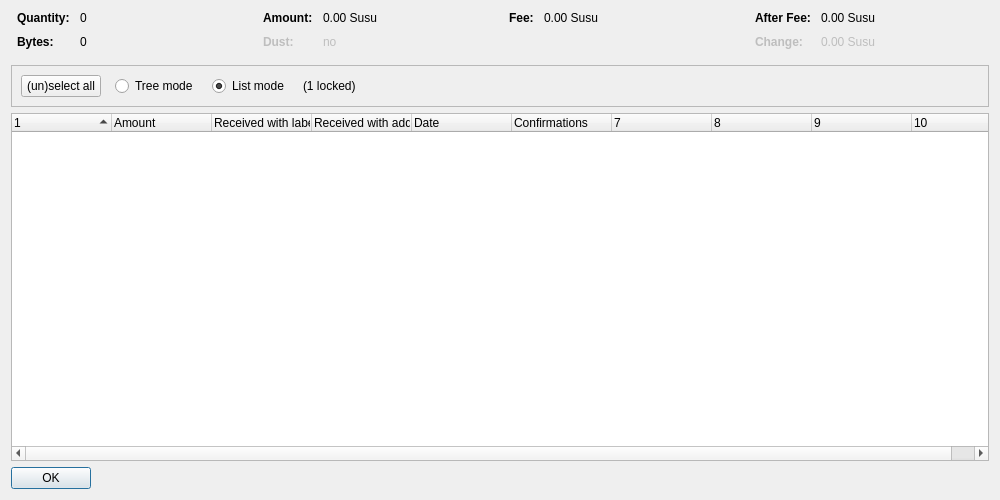
<?xml version="1.0" encoding="UTF-8"?>
<ui version="4.0">
 <class>CoinControlDialog</class>
 <widget class="QDialog" name="CoinControlDialog">
  <property name="geometry">
   <rect>
    <x>0</x>
    <y>0</y>
    <width>1000</width>
    <height>500</height>
   </rect>
  </property>
  <property name="windowTitle">
   <string>Coin Selection</string>
  </property>
  <layout class="QVBoxLayout" name="verticalLayout">
   <item>
    <layout class="QHBoxLayout" name="horizontalLayoutTop" stretch="0,0,0,0">
     <property name="topMargin">
      <number>0</number>
     </property>
     <property name="bottomMargin">
      <number>10</number>
     </property>
     <item>
      <layout class="QFormLayout" name="formLayoutCoinControl1">
       <property name="horizontalSpacing">
        <number>10</number>
       </property>
       <property name="verticalSpacing">
        <number>10</number>
       </property>
       <property name="leftMargin">
        <number>6</number>
       </property>
       <property name="rightMargin">
        <number>6</number>
       </property>
       <item row="0" column="0">
        <widget class="QLabel" name="labelCoinControlQuantityText">
         <property name="font">
          <font>
           <weight>75</weight>
           <bold>true</bold>
          </font>
         </property>
         <property name="text">
          <string>Quantity:</string>
         </property>
        </widget>
       </item>
       <item row="0" column="1">
        <widget class="QLabel" name="labelCoinControlQuantity">
         <property name="cursor">
          <cursorShape>IBeamCursor</cursorShape>
         </property>
         <property name="contextMenuPolicy">
          <enum>Qt::ActionsContextMenu</enum>
         </property>
         <property name="text">
          <string notr="true">0</string>
         </property>
         <property name="textInteractionFlags">
          <set>Qt::LinksAccessibleByMouse|Qt::TextSelectableByKeyboard|Qt::TextSelectableByMouse</set>
         </property>
        </widget>
       </item>
       <item row="1" column="0">
        <widget class="QLabel" name="labelCoinControlBytesText">
         <property name="font">
          <font>
           <weight>75</weight>
           <bold>true</bold>
          </font>
         </property>
         <property name="text">
          <string>Bytes:</string>
         </property>
        </widget>
       </item>
       <item row="1" column="1">
        <widget class="QLabel" name="labelCoinControlBytes">
         <property name="cursor">
          <cursorShape>IBeamCursor</cursorShape>
         </property>
         <property name="contextMenuPolicy">
          <enum>Qt::ActionsContextMenu</enum>
         </property>
         <property name="text">
          <string notr="true">0</string>
         </property>
         <property name="textInteractionFlags">
          <set>Qt::LinksAccessibleByMouse|Qt::TextSelectableByKeyboard|Qt::TextSelectableByMouse</set>
         </property>
        </widget>
       </item>
      </layout>
     </item>
     <item>
      <layout class="QFormLayout" name="formLayoutCoinControl2">
       <property name="horizontalSpacing">
        <number>10</number>
       </property>
       <property name="verticalSpacing">
        <number>10</number>
       </property>
       <property name="leftMargin">
        <number>6</number>
       </property>
       <property name="rightMargin">
        <number>6</number>
       </property>
       <item row="0" column="0">
        <widget class="QLabel" name="labelCoinControlAmountText">
         <property name="font">
          <font>
           <weight>75</weight>
           <bold>true</bold>
          </font>
         </property>
         <property name="text">
          <string>Amount:</string>
         </property>
        </widget>
       </item>
       <item row="0" column="1">
        <widget class="QLabel" name="labelCoinControlAmount">
         <property name="cursor">
          <cursorShape>IBeamCursor</cursorShape>
         </property>
         <property name="contextMenuPolicy">
          <enum>Qt::ActionsContextMenu</enum>
         </property>
         <property name="text">
          <string notr="true">0.00 Susu</string>
         </property>
         <property name="textInteractionFlags">
          <set>Qt::LinksAccessibleByMouse|Qt::TextSelectableByKeyboard|Qt::TextSelectableByMouse</set>
         </property>
        </widget>
       </item>
       <item row="1" column="0">
        <widget class="QLabel" name="labelCoinControlLowOutputText">
         <property name="enabled">
          <bool>false</bool>
         </property>
         <property name="font">
          <font>
           <weight>75</weight>
           <bold>true</bold>
          </font>
         </property>
         <property name="text">
          <string>Dust:</string>
         </property>
        </widget>
       </item>
       <item row="1" column="1">
        <widget class="QLabel" name="labelCoinControlLowOutput">
         <property name="enabled">
          <bool>false</bool>
         </property>
         <property name="cursor">
          <cursorShape>IBeamCursor</cursorShape>
         </property>
         <property name="contextMenuPolicy">
          <enum>Qt::ActionsContextMenu</enum>
         </property>
         <property name="text">
          <string notr="true">no</string>
         </property>
         <property name="textInteractionFlags">
          <set>Qt::LinksAccessibleByMouse|Qt::TextSelectableByKeyboard|Qt::TextSelectableByMouse</set>
         </property>
        </widget>
       </item>
      </layout>
     </item>
     <item>
      <layout class="QFormLayout" name="formLayoutCoinControl3">
       <property name="horizontalSpacing">
        <number>10</number>
       </property>
       <property name="verticalSpacing">
        <number>10</number>
       </property>
       <property name="leftMargin">
        <number>6</number>
       </property>
       <property name="rightMargin">
        <number>6</number>
       </property>
       <item row="0" column="0">
        <widget class="QLabel" name="labelCoinControlFeeText">
         <property name="font">
          <font>
           <weight>75</weight>
           <bold>true</bold>
          </font>
         </property>
         <property name="text">
          <string>Fee:</string>
         </property>
        </widget>
       </item>
       <item row="0" column="1">
        <widget class="QLabel" name="labelCoinControlFee">
         <property name="cursor">
          <cursorShape>IBeamCursor</cursorShape>
         </property>
         <property name="contextMenuPolicy">
          <enum>Qt::ActionsContextMenu</enum>
         </property>
         <property name="text">
          <string notr="true">0.00 Susu</string>
         </property>
         <property name="textInteractionFlags">
          <set>Qt::LinksAccessibleByMouse|Qt::TextSelectableByKeyboard|Qt::TextSelectableByMouse</set>
         </property>
        </widget>
       </item>
      </layout>
     </item>
     <item>
      <layout class="QFormLayout" name="formLayoutCoinControl4">
       <property name="horizontalSpacing">
        <number>10</number>
       </property>
       <property name="verticalSpacing">
        <number>10</number>
       </property>
       <property name="leftMargin">
        <number>6</number>
       </property>
       <property name="rightMargin">
        <number>6</number>
       </property>
       <item row="0" column="0">
        <widget class="QLabel" name="labelCoinControlAfterFeeText">
         <property name="font">
          <font>
           <weight>75</weight>
           <bold>true</bold>
          </font>
         </property>
         <property name="text">
          <string>After Fee:</string>
         </property>
        </widget>
       </item>
       <item row="0" column="1">
        <widget class="QLabel" name="labelCoinControlAfterFee">
         <property name="cursor">
          <cursorShape>IBeamCursor</cursorShape>
         </property>
         <property name="contextMenuPolicy">
          <enum>Qt::ActionsContextMenu</enum>
         </property>
         <property name="text">
          <string notr="true">0.00 Susu</string>
         </property>
         <property name="textInteractionFlags">
          <set>Qt::LinksAccessibleByMouse|Qt::TextSelectableByKeyboard|Qt::TextSelectableByMouse</set>
         </property>
        </widget>
       </item>
       <item row="1" column="0">
        <widget class="QLabel" name="labelCoinControlChangeText">
         <property name="enabled">
          <bool>false</bool>
         </property>
         <property name="font">
          <font>
           <weight>75</weight>
           <bold>true</bold>
          </font>
         </property>
         <property name="text">
          <string>Change:</string>
         </property>
        </widget>
       </item>
       <item row="1" column="1">
        <widget class="QLabel" name="labelCoinControlChange">
         <property name="enabled">
          <bool>false</bool>
         </property>
         <property name="cursor">
          <cursorShape>IBeamCursor</cursorShape>
         </property>
         <property name="contextMenuPolicy">
          <enum>Qt::ActionsContextMenu</enum>
         </property>
         <property name="text">
          <string notr="true">0.00 Susu</string>
         </property>
         <property name="textInteractionFlags">
          <set>Qt::LinksAccessibleByMouse|Qt::TextSelectableByKeyboard|Qt::TextSelectableByMouse</set>
         </property>
        </widget>
       </item>
      </layout>
     </item>
    </layout>
   </item>
   <item>
    <widget class="QFrame" name="frame">
     <property name="minimumSize">
      <size>
       <width>0</width>
       <height>40</height>
      </size>
     </property>
     <property name="frameShape">
      <enum>QFrame::StyledPanel</enum>
     </property>
     <property name="frameShadow">
      <enum>QFrame::Sunken</enum>
     </property>
     <layout class="QHBoxLayout" name="horizontalLayout">
      <item>
       <layout class="QHBoxLayout" name="horizontalLayoutPanel" stretch="0,0,0,0,0">
        <property name="spacing">
         <number>14</number>
        </property>
        <item>
         <widget class="QPushButton" name="pushButtonSelectAll">
          <property name="sizePolicy">
           <sizepolicy hsizetype="Maximum" vsizetype="Fixed">
            <horstretch>0</horstretch>
            <verstretch>0</verstretch>
           </sizepolicy>
          </property>
          <property name="text">
           <string>(un)select all</string>
          </property>
          <property name="autoDefault">
           <bool>false</bool>
          </property>
         </widget>
        </item>
        <item>
         <widget class="QRadioButton" name="radioTreeMode">
          <property name="sizePolicy">
           <sizepolicy hsizetype="Maximum" vsizetype="Fixed">
            <horstretch>0</horstretch>
            <verstretch>0</verstretch>
           </sizepolicy>
          </property>
          <property name="text">
           <string>Tree mode</string>
          </property>
         </widget>
        </item>
        <item>
         <widget class="QRadioButton" name="radioListMode">
          <property name="sizePolicy">
           <sizepolicy hsizetype="Maximum" vsizetype="Fixed">
            <horstretch>0</horstretch>
            <verstretch>0</verstretch>
           </sizepolicy>
          </property>
          <property name="text">
           <string>List mode</string>
          </property>
          <property name="checked">
           <bool>true</bool>
          </property>
         </widget>
        </item>
        <item>
         <widget class="QLabel" name="labelLocked">
          <property name="text">
           <string notr="true">(1 locked)</string>
          </property>
         </widget>
        </item>
        <item>
         <spacer name="horizontalSpacer">
          <property name="orientation">
           <enum>Qt::Horizontal</enum>
          </property>
          <property name="sizeHint" stdset="0">
           <size>
            <width>40</width>
            <height>20</height>
           </size>
          </property>
         </spacer>
        </item>
       </layout>
      </item>
     </layout>
    </widget>
   </item>
   <item>
    <widget class="CoinControlTreeWidget" name="treeWidget">
     <property name="contextMenuPolicy">
      <enum>Qt::CustomContextMenu</enum>
     </property>
     <property name="sortingEnabled">
      <bool>false</bool>
     </property>
     <property name="columnCount">
      <number>10</number>
     </property>
     <attribute name="headerShowSortIndicator" stdset="0">
      <bool>true</bool>
     </attribute>
     <attribute name="headerStretchLastSection">
      <bool>false</bool>
     </attribute>
     <column>
      <property name="text">
       <string/>
      </property>
     </column>
     <column>
      <property name="text">
       <string>Amount</string>
      </property>
     </column>
     <column>
      <property name="text">
       <string>Received with label</string>
      </property>
     </column>
     <column>
      <property name="text">
       <string>Received with address</string>
      </property>
     </column>
     <column>
      <property name="text">
       <string>Date</string>
      </property>
     </column>
     <column>
      <property name="text">
       <string>Confirmations</string>
      </property>
      <property name="toolTip">
       <string>Confirmed</string>
      </property>
     </column>
     <column>
      <property name="text">
       <string/>
      </property>
     </column>
     <column>
      <property name="text">
       <string/>
      </property>
     </column>
     <column>
      <property name="text">
       <string/>
      </property>
     </column>
     <column>
      <property name="text">
       <string/>
      </property>
     </column>
    </widget>
   </item>
   <item>
    <widget class="QDialogButtonBox" name="buttonBox">
     <property name="sizePolicy">
      <sizepolicy hsizetype="Maximum" vsizetype="Fixed">
       <horstretch>0</horstretch>
       <verstretch>0</verstretch>
      </sizepolicy>
     </property>
     <property name="orientation">
      <enum>Qt::Horizontal</enum>
     </property>
     <property name="standardButtons">
      <set>QDialogButtonBox::Ok</set>
     </property>
    </widget>
   </item>
  </layout>
 </widget>
 <customwidgets>
  <customwidget>
   <class>CoinControlTreeWidget</class>
   <extends>QTreeWidget</extends>
   <header>qt/coincontroltreewidget.h</header>
  </customwidget>
 </customwidgets>
 <resources/>
 <connections/>
</ui>
